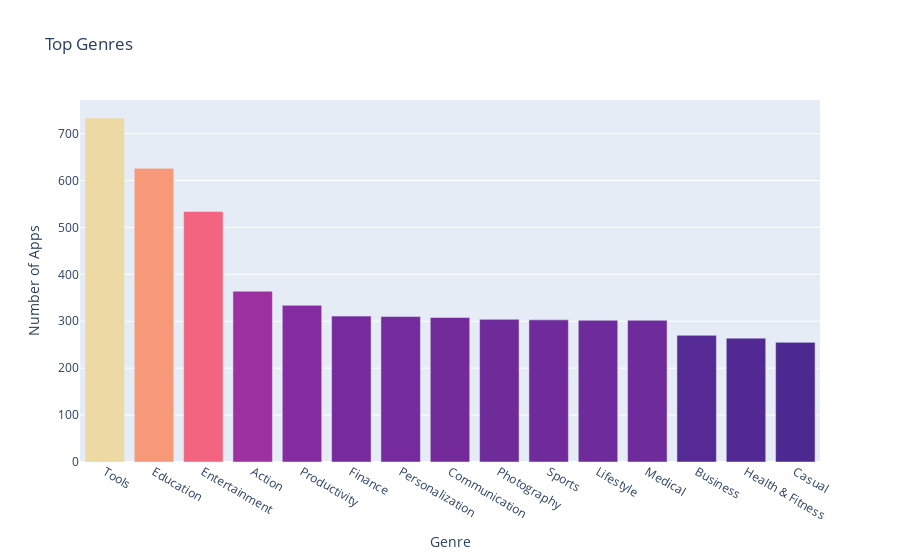

This figure's notebook cell:
### Markdown cell above
**Challenge**: Can you create this chart with the Series containing the genre data? 

<img src=https://imgur.com/DbcoQli.png width=400>

Try experimenting with the built in colour scales in Plotly. You can find a full list [here](https://plotly.com/python/builtin-colorscales/). 

* Find a way to set the colour scale using the color_continuous_scale parameter. 
* Find a way to make the color axis disappear by using coloraxis_showscale.

### Code cell
bar = px.bar(x = num_genres.index[:15], # index = category name
             y = num_genres.values[:15], # count
             title='Top Genres',
             hover_name=num_genres.index[:15],
             color=num_genres.values[:15],
             color_continuous_scale='Agsunset')
 
bar.update_layout(xaxis_title='Genre',
yaxis_title='Number of Apps',
coloraxis_showscale=False)
 
bar.show()

### Figure 1 — Plotly figure (JSON) as saved in the notebook; plotly's stock layout.template omitted (floating-point values rounded to 4 significant figures)
{"data": [{"alignmentgroup": "True", "hovertemplate": "<b>%{hovertext}</b><br><br>x=%{x}<br>y=%{y}<br>color=%{marker.color}<extra></extra>", "hovertext": ["Tools", "Education", "Entertainment", "Action", "Productivity", "Finance", "Personalization", "Communication", "Photography", "Sports", "Lifestyle", "Medical", "Business", "Health & Fitness", "Casual"], "legendgroup": "", "marker": {"color": [733, 626, 534, 364, 334, 311, 310, 308, 304, 303, 302, 302, 270, 264, 255], "coloraxis": "coloraxis", "pattern": {"shape": ""}}, "name": "", "offsetgroup": "", "orientation": "v", "showlegend": false, "textposition": "auto", "type": "bar", "x": ["Tools", "Education", "Entertainment", "Action", "Productivity", "Finance", "Personalization", "Communication", "Photography", "Sports", "Lifestyle", "Medical", "Business", "Health & Fitness", "Casual"], "xaxis": "x", "y": [733, 626, 534, 364, 334, 311, 310, 308, 304, 303, 302, 302, 270, 264, 255], "yaxis": "y"}], "layout": {"autosize": true, "barmode": "relative", "coloraxis": {"colorbar": {"title": {"text": "color"}}, "colorscale": [[0, "rgb(75, 41, 145)"], [0.1667, "rgb(135, 44, 162)"], [0.3333, "rgb(192, 54, 157)"], [0.5, "rgb(234, 79, 136)"], [0.6667, "rgb(250, 120, 118)"], [0.8333, "rgb(246, 169, 122)"], [1, "rgb(237, 217, 163)"]], "showscale": false}, "legend": {"tracegroupgap": 0}, "title": {"text": "Top Genres"}, "xaxis": {"anchor": "y", "autorange": true, "domain": [0, 1], "range": [-0.5, 14.5], "title": {"text": "Genre"}, "type": "category"}, "yaxis": {"anchor": "x", "autorange": true, "domain": [0, 1], "range": [0, 771.6], "title": {"text": "Number of Apps"}, "type": "linear"}}}
